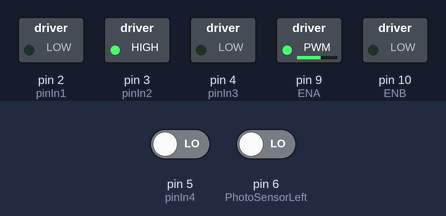
Recording of a sketch running on a simulated Arduino Uno, built with avr-gcc and run on an emulated ATmega328P. On the bench: switched loads named in the sketch (green lamp = pin HIGH). Inputs (shaded band) come from the test bench; at power-on: pin 6 (PhotoSensorLeft) LOW, pin 5 (pinIn4) LOW.

Above: at 1.2 s.
1.3 s: pin 6 (PhotoSensorLeft) driven HIGH
At 1.9 s:
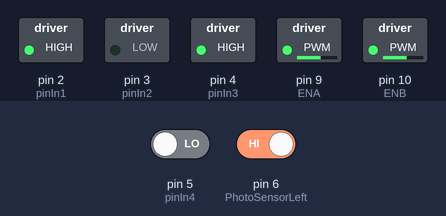
2.8 s: pin 6 (PhotoSensorLeft) driven LOW
At 3.1 s:
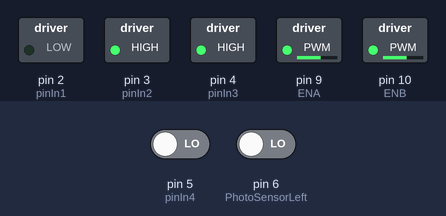
Timing chart, 0 to 5.8 s (numbered marks = the images above; inputs shaded):
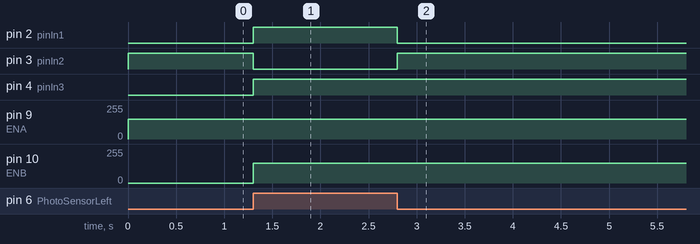

The sketch:

tg_tec.ino
```cpp
const int pinIn1= 2; //motor derecho
const int pinIn2= 3;  //motor derecho
const int pinIn3= 4;   //motor izquierdo
const int pinIn4= 5;   //motor izquierdo

const int ENA= 9;  //habilita el motor derecho
const int ENB= 10; //habilita el motor izquierdo

int stateIn1=0;
int stateIn2=0;
int stateIn3=0;
int stateIn4=0;

const int PhotoSensorLeft =  6; // pin del Arduino conectado al sensor óptico Izquierdo
const int PhotoSensorRight = 7; // pin del Arduino conectado al sensor óptico Derecho

int stateSensorLeft=0;
int stateSensorRight=0;

const int BLANCO = 0;
const int NEGRO = 1;

void setup() {
  //envia info
  pinMode(pinIn1, OUTPUT);
  pinMode(pinIn2, OUTPUT);
  pinMode(pinIn3, OUTPUT);
  pinMode(pinIn3, OUTPUT);
  //salida info
  pinMode(ENA, OUTPUT);
  pinMode(ENB, OUTPUT);
  //ENVIA LA SEÑAL DE LA LUZ
  pinMode(PhotoSensorLeft, INPUT);
  pinMode(PhotoSensorRight, INPUT);
}

void loop() {
  stateIn1= digitalRead(pinIn1);
  stateIn2= digitalRead(pinIn2);
  stateIn3= digitalRead(pinIn3);
  stateIn4= digitalRead(pinIn4);

  stateSensorLeft= digitalRead(PhotoSensorLeft);
  stateSensorRight= digitalRead(PhotoSensorLeft);

 if(stateSensorLeft==NEGRO && stateSensorRight==NEGRO){
    adelante_vel(150);
 }
 else if(stateSensorLeft==NEGRO && stateSensorRight==BLANCO){
    giroIzquierda_vel(150);
 }
 else if (stateSensorLeft==BLANCO && stateSensorLeft==NEGRO){
    giroDerecha_vel(150);
 }
 else{
    giroDerechaAtras(150);
 }


/*
  adelante();
  delay(1000);
  atras();
  delay(1000);
  giroDerecha();
  delay(1000);
  giroIzquierda();
  delay(1000);
  parar();
  delay(1000);
  adelante_vel(200);
  delay(1000);
  atras_vel(200);
  delay(1000);
  parar();
  delay(4000); //para ver bien las fases
  */
}

void adelante(){
  digitalWrite(pinIn1, HIGH);
  digitalWrite(pinIn2, LOW);
  digitalWrite(pinIn3, HIGH);
  digitalWrite(pinIn4, LOW);
  analogWrite(ENA,128);
  analogWrite(ENB,128);

}
void atras(){
  digitalWrite(pinIn1, LOW);
  digitalWrite(pinIn2, HIGH);
  digitalWrite(pinIn3, LOW);
  digitalWrite(pinIn4, HIGH);
  analogWrite(ENA,128);
  analogWrite(ENB,128);

}
void giroDerecha(){
  digitalWrite(pinIn1, HIGH);
  digitalWrite(pinIn2, LOW);
  digitalWrite(pinIn3, LOW);
  digitalWrite(pinIn4, HIGH);
  analogWrite(ENA,128);
  analogWrite(ENB,128);
}
void giroDerecha_vel(int vel){
  digitalWrite(pinIn1, HIGH);
  digitalWrite(pinIn2, LOW);
  digitalWrite(pinIn3, LOW);
  digitalWrite(pinIn4, HIGH);
  analogWrite(ENA,vel);
  analogWrite(ENB,vel);
}
void giroDerechaAtras(int vel){
  digitalWrite(pinIn1, LOW);
  digitalWrite(pinIn2, HIGH);
  analogWrite(ENA,vel);
}
void giroIzquierda(){
  digitalWrite(pinIn1, LOW);
  digitalWrite(pinIn2, HIGH);
  digitalWrite(pinIn3, HIGH);
  digitalWrite(pinIn4, LOW);
  analogWrite(ENA,128);
  analogWrite(ENB,128);
}
void giroIzquierda_vel(int vel){
  digitalWrite(pinIn1, LOW);
  digitalWrite(pinIn2, HIGH);
  digitalWrite(pinIn3, HIGH);
  digitalWrite(pinIn4, LOW);
  analogWrite(ENA,vel);
  analogWrite(ENB,vel);
}
void parar(){
  digitalWrite(pinIn1, LOW);
  digitalWrite(pinIn2, LOW);
  digitalWrite(pinIn3, LOW);
  digitalWrite(pinIn4, LOW);
}
void adelante_vel(int vel){
  digitalWrite(pinIn1, HIGH);
  digitalWrite(pinIn2, LOW);
  digitalWrite(pinIn3, HIGH);
  digitalWrite(pinIn4, LOW);
  analogWrite(ENA,vel);
  analogWrite(ENB,vel);
}
void atras_vel(int vel){
  digitalWrite(pinIn1, LOW);
  digitalWrite(pinIn2, HIGH);
  digitalWrite(pinIn3, LOW);
  digitalWrite(pinIn4, HIGH);
  analogWrite(ENA,vel);
  analogWrite(ENB,vel);
}
```

Measured:
- after the input at 1.3 s, pin 2 (pinIn1), pin 4 (pinIn3): LOW → HIGH at once; pin 3 (pinIn2): HIGH → LOW at once; pin 10 (ENB): 0/255 → 150/255 at once
- after the input at 2.8 s, pin 2 (pinIn1): HIGH → LOW at once; pin 3 (pinIn2): LOW → HIGH at once
